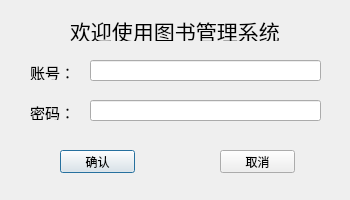
<?xml version="1.0" encoding="UTF-8"?>
<ui version="4.0">
 <class>LoginDialog</class>
 <widget class="QDialog" name="LoginDialog">
  <property name="geometry">
   <rect>
    <x>0</x>
    <y>0</y>
    <width>350</width>
    <height>200</height>
   </rect>
  </property>
  <property name="windowTitle">
   <string>Dialog</string>
  </property>
  <widget class="QLabel" name="header">
   <property name="geometry">
    <rect>
     <x>70</x>
     <y>20</y>
     <width>210</width>
     <height>21</height>
    </rect>
   </property>
   <property name="font">
    <font>
     <family>宋体</family>
     <pointsize>16</pointsize>
    </font>
   </property>
   <property name="text">
    <string>欢迎使用图书管理系统</string>
   </property>
  </widget>
  <widget class="QLabel" name="licLabel">
   <property name="geometry">
    <rect>
     <x>30</x>
     <y>65</y>
     <width>45</width>
     <height>15</height>
    </rect>
   </property>
   <property name="font">
    <font>
     <family>宋体</family>
     <pointsize>11</pointsize>
    </font>
   </property>
   <property name="text">
    <string>账号：</string>
   </property>
  </widget>
  <widget class="QLabel" name="pwdLabel">
   <property name="geometry">
    <rect>
     <x>30</x>
     <y>105</y>
     <width>45</width>
     <height>15</height>
    </rect>
   </property>
   <property name="font">
    <font>
     <family>宋体</family>
     <pointsize>11</pointsize>
    </font>
   </property>
   <property name="text">
    <string>密码：</string>
   </property>
  </widget>
  <widget class="QLineEdit" name="licLineEdit">
   <property name="geometry">
    <rect>
     <x>90</x>
     <y>60</y>
     <width>231</width>
     <height>21</height>
    </rect>
   </property>
   <property name="font">
    <font>
     <family>宋体</family>
     <pointsize>11</pointsize>
    </font>
   </property>
  </widget>
  <widget class="QLineEdit" name="pwdLineEdit">
   <property name="geometry">
    <rect>
     <x>90</x>
     <y>100</y>
     <width>231</width>
     <height>21</height>
    </rect>
   </property>
   <property name="font">
    <font>
     <family>宋体</family>
     <pointsize>11</pointsize>
    </font>
   </property>
   <property name="inputMethodHints">
    <set>Qt::ImhHiddenText|Qt::ImhNoAutoUppercase|Qt::ImhNoPredictiveText|Qt::ImhSensitiveData</set>
   </property>
   <property name="echoMode">
    <enum>QLineEdit::Password</enum>
   </property>
   <property name="clearButtonEnabled">
    <bool>false</bool>
   </property>
  </widget>
  <widget class="QPushButton" name="loginBtn">
   <property name="geometry">
    <rect>
     <x>60</x>
     <y>150</y>
     <width>75</width>
     <height>23</height>
    </rect>
   </property>
   <property name="text">
    <string>确认</string>
   </property>
  </widget>
  <widget class="QPushButton" name="quitBtn">
   <property name="geometry">
    <rect>
     <x>220</x>
     <y>150</y>
     <width>75</width>
     <height>23</height>
    </rect>
   </property>
   <property name="text">
    <string>取消</string>
   </property>
  </widget>
 </widget>
 <resources/>
 <connections/>
</ui>
